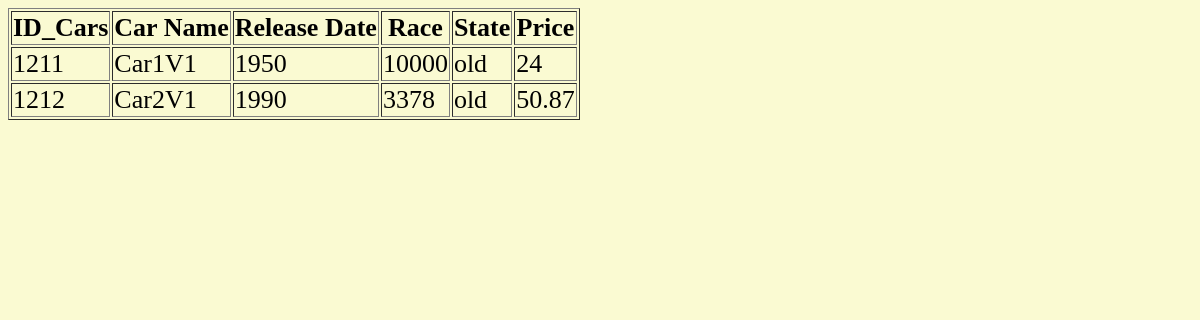
/get2.php?vendor=218676, run on the app's committed database.
### tables this page shows
CREATE TABLE `cars` (
  `ID_Cars` int(11) NOT NULL,
  `Name` text NOT NULL,
  `Release_date` year(4) NOT NULL,
  `Race` int(11) NOT NULL,
  `State(new,old)` text NOT NULL,
  `FID_Vendors` int(11) NOT NULL,
  `Price` float NOT NULL
);

### get2.php (the view, shortened to what this page needs)
<!DOCTYPE html>
<html lang="en">
<head>
    <link rel="stylesheet" href="style.css">
</head>
<body>
<?php
include('connect.php');
$vendor_id = $_GET['vendor'];
try {
    $sqlSelect = "SELECT * FROM cars WHERE FID_Vendors = ?";
    $stmt = $dbh->prepare($sqlSelect);
    $stmt->bindValue(1, $vendor_id);
    $stmt->execute();
    $res = $stmt->fetchAll();
    echo "<table border='1'>";
    echo "<thead><tr><th>ID_Cars</th><th>Car Name</th><th>Release Date</th><th>Race</th><th>State</th><th>Price</th></tr></thead>";
    echo "<tbody>";
    foreach($res as $row)
    {
        echo "<tr><td>$row[0]</td><td>$row[1]</td><td>$row[2]</td><td>$row[3]</td><td>$row[4]</td><td>$row[6]</td></tr>";
    }
    echo "</tbody>";
    echo "</table>";
}
catch(PDOException $ex) {
    echo $ex->GetMessage();
}
?>
</body>
</html>

### style.css (style rules this page uses)
* { font-size: 26px; background-color: lightgoldenrodyellow; }

### data on the page
cars: ID_Cars "1211", Name "Car1V1", Release_date "1950", Race "10000", value "old", Price "24"
cars: ID_Cars "1212", Name "Car2V1", Release_date "1990", Race "3378", value "old", Price "50.87"
